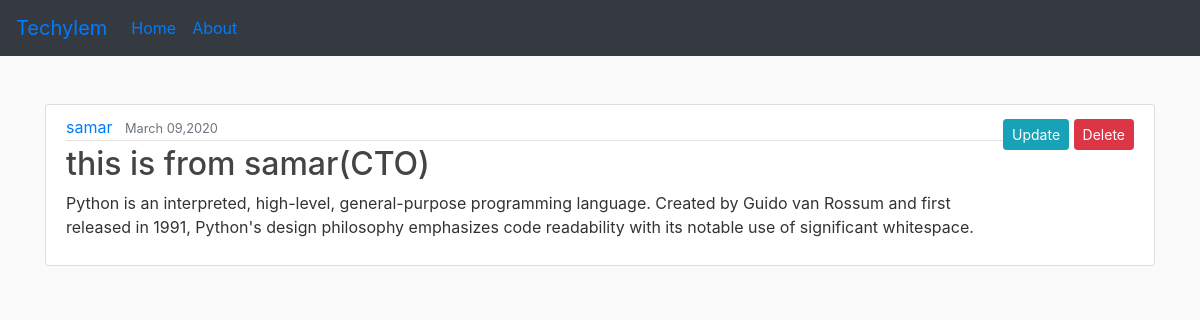
The app's page /post/2/ with its own data.
### account/models.py (models this page shows, shortened)
class Post(models.Model):
    title=models.CharField(max_length=100)
    content=models.TextField(default="")
    date_posted=models.DateTimeField(default=timezone.now)
    author=models.ForeignKey(User,on_delete=models.CASCADE)

### account/views.py (the view)
class PostDetailView(DetailView):
  template_name='post_detail.html'
  model=Post

### account/templates/post_detail.html
{% extends "base.html" %}
{% block content %}
<div class=" mt-5 container">
<article class="media content-section">
    <div class="media-body">
      <div class="article-metadata">
        <a class="mr-2" href="#">{{ object.author }}</a>
        <small class="text-muted">{{ object.date_posted|date:"F d,Y" }}</small>
      </div>
      <h2><a class="article-title" href="#">{{ object.title }}</a></h2>
      <p class="article-content">{{ object.content }}</p>
    </div>
    <div>
      <a href="{% url 'post-update' object.id %}" class="btn btn-info btn-sm mt-1 mb01">Update</a>
      <a href="{% url 'post-delete' object.id %}" class="btn btn-danger btn-sm mt-1 mb01">Delete</a>
    </div>
  </article>
</div>
{% endblock content %}

### templates/base.html (style rules this page uses)
body { background: #fafafa; color: #333333; }
.content-section { background: #ffffff; padding: 10px 20px; border: 1px solid #dddddd; border-radius: 3px; margin-bottom: 20px; }
.article-title { color: #444444; }
.article-content { white-space: pre-line; }
.article-metadata { padding-bottom: 1px; margin-bottom: 4px; border-bottom: 1px solid #e3e3e3 }

### records on screen
Post: author "samar", date_posted "March 09,2020", title "this is from samar(CTO)", content "Python is an interpreted, high-level, general-purpose programming language. Created by Guido van Rossum and first released in 1991, Python's design philosophy emphasizes code readability with its notable use of significant whitespace."
